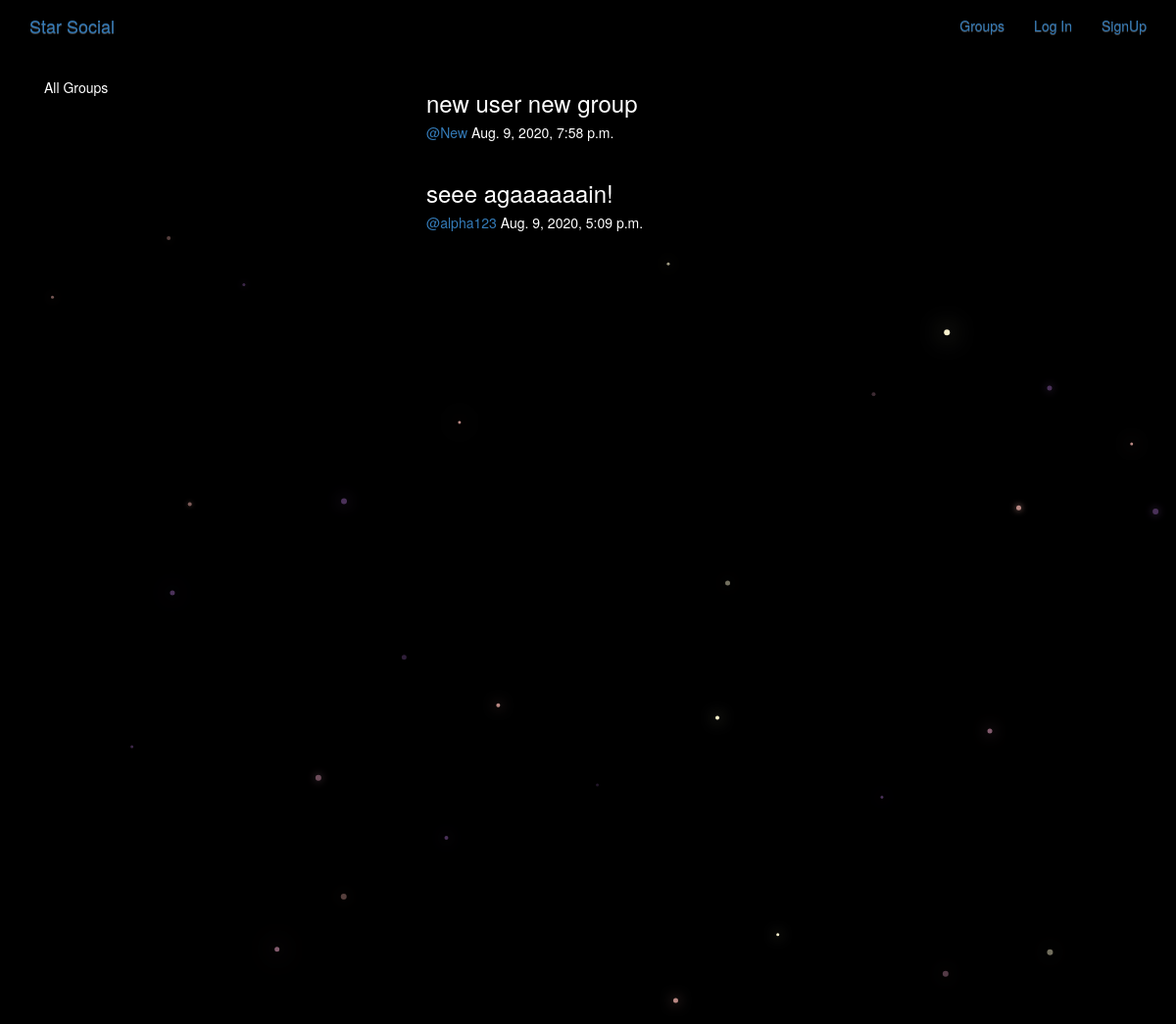
The app's page /posts/, older data.
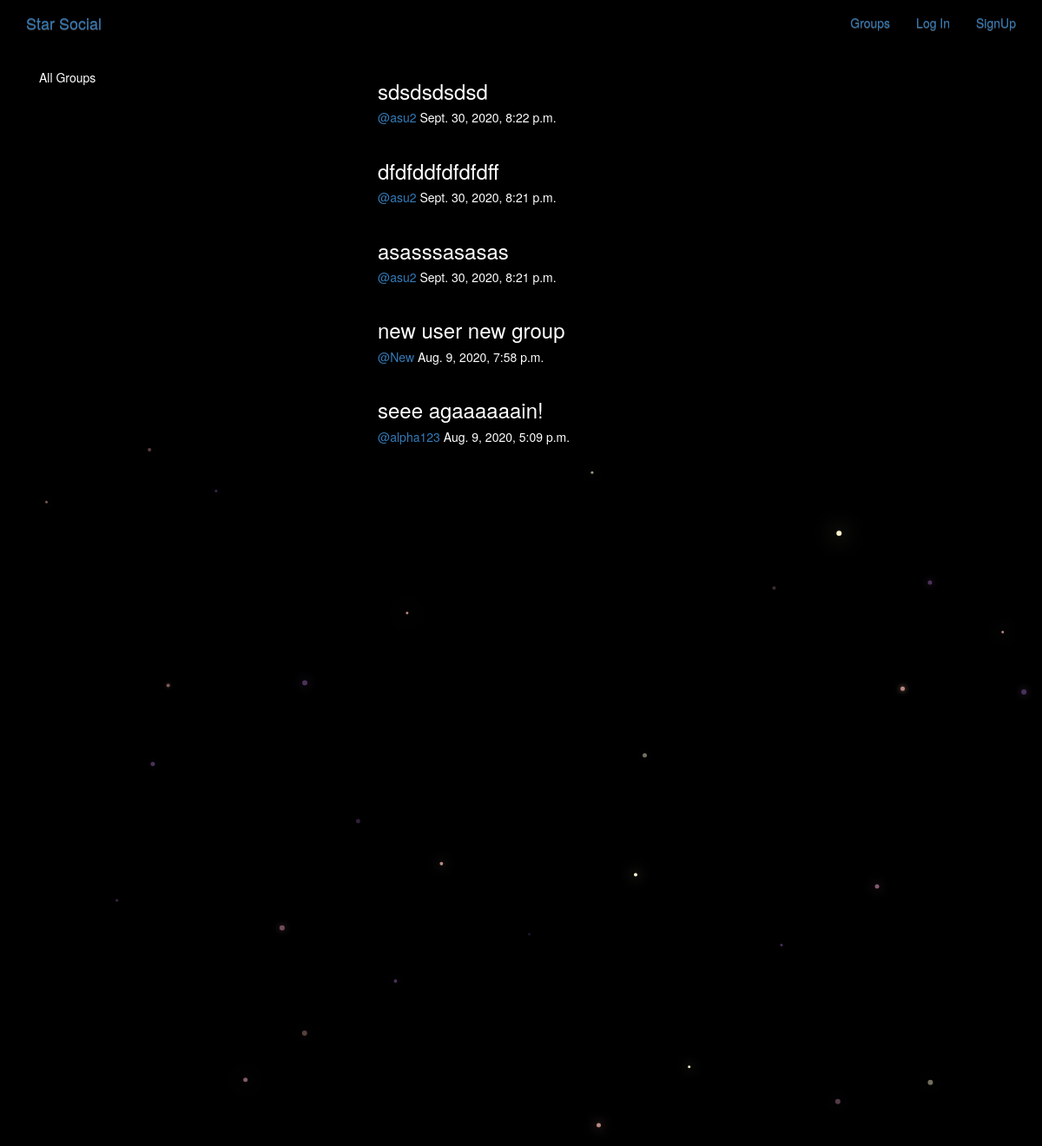
The same page, newer data.
### posts/models.py (models this page shows, shortened)
class Post(models.Model):
    user = models.ForeignKey(User,related_name='posts',on_delete=models.CASCADE)
    created_at = models.DateTimeField(auto_now=True)
    message = models.TextField()
    message_html = models.TextField(editable=False)
    group = models.ForeignKey(Group,related_name='posts',null=True,blank=True,on_delete=models.CASCADE)
    class Meta:
        ordering = ['-created_at']
        unique_together = ['user','message']

### posts/views.py (the view)
# urls.py: path('', views.PostList.as_view(), name="all"),
class PostList(SelectRelatedMixin,generic.ListView):
    model = models.Post
    select_related = ('user','group')

### posts/templates/posts/post_list.html (shortened to what this page needs)
{% extends 'posts/post_base.html' %}
{% block prepost %}
<div class="col-md-4">
  <div class="card card-with-shadow">
    <div class="content">
      <h5 class='title'>All Groups</h5>
    </div>
  </div>
</div>
{% endblock %}
{% block post_content %}
<div class="col-md-8">
  {% for post in post_list %}
    {% include 'posts/_post.html' %}
  {% endfor %}
</div>
{% endblock %}

### posts/templates/posts/_post.html (shortened to what this page needs)
<div class="post media">
  <h3>{{post.message_html|safe}}</h3>
  <div class="media-body">
    <h5 class='media-heading'>
    <span class='username'>
      <a href="{% url 'posts:for_user' username=post.user.username %}">@{{post.user.username}}</a>
    </span>
    <time class='time'>
      {{post.created_at}}
    </time>
    </h5>
  </div>
</div>

Row changes from the older to the newer data that the page shows:
added Post: message_html "sdsdsdsdsd", user.username "asu2", created_at "Sept. 30, 2020, 8:22 p.m."
added Post: message_html "dfdfddfdfdfdff", user.username "asu2", created_at "Sept. 30, 2020, 8:21 p.m."
added Post: message_html "asasssasasas", user.username "asu2", created_at "Sept. 30, 2020, 8:21 p.m."
